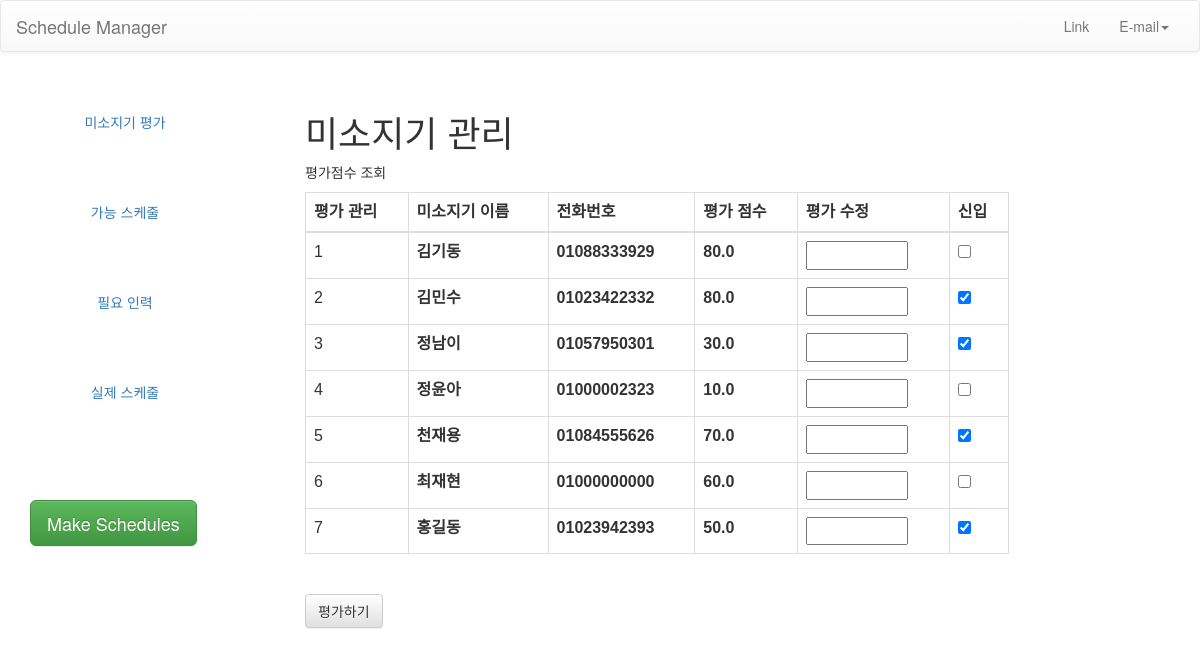
/manager/staff/, run on an earlier commit of the app's database.
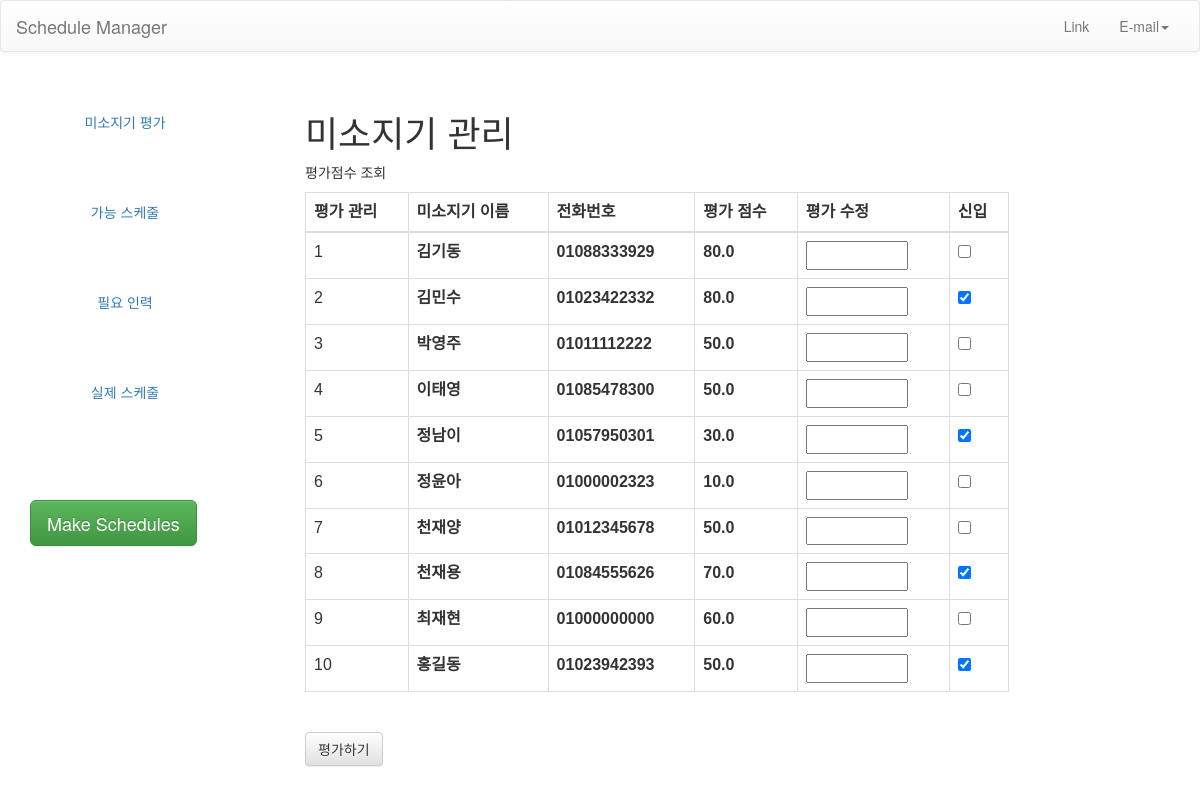
And on a later commit of the database.
### miso/models.py (models this page shows, shortened)
class Staff (models.Model):
    name = models.CharField(max_length=45)
    phone = models.CharField(max_length=20)
    score = models.FloatField(blank=True, default=50)
    possible_N_days = models.IntegerField(blank=True, default=3)
    newcomer = models.BooleanField(blank=True, default=False)
    min_complete = models.BooleanField (blank=True, default=False)
    max_complete = models.BooleanField (blank=True, default=False)
    class Meta:
        unique_together = ('name', 'phone')

### miso/views.py (the view, shortened to what this page needs)
# urls.py: path('manager/staff/', manageStaffView, name='manager-staff'),
def manageStaffView(request):
    staffAll = Staff.objects.all().order_by('name')
    if request.method=="GET":
        context = {'staffAll':staffAll,}
    return render(request, 'plan/manager_staff.html', context)

### template/plan/manager_staff.html (shortened to what this page needs)
{% load static %}
<html>
<head>
  <link rel="stylesheet" type="text/css" href="{% static 'css/bootstrap.css' %}"/>
  <link rel="stylesheet" type="text/css" href="{% static 'css/bootstrap.min.css' %}"/>
  <link rel="stylesheet" type="text/css" href="{% static 'css/bootstrap-theme.css' %}"/>
  <link rel="stylesheet" type="text/css" href="{% static 'css/bootstrap-theme.min.css' %}"/>
  <link rel="stylesheet" type="text/css" href="{% static 'css/miso.css' %}"/>
</head>
<body>
   <nav class="navbar navbar-default" role="navigation">
	  <div class="container-fluid">
	    <div class="navbar-header">
	      <a class="navbar-brand" href="/manager/">Schedule Manager</a>
	    </div>
	    <div class="navbar-collapse collapse" id="navbar-collapse-1">
	      <ul class="nav navbar-nav navbar-right">
		<li><a href="#">Link</a></li>
		<li class="dropdown">
		  <a href="#" class="dropdown-toggle" data-toggle="dropdown" role="button" aria-expanded="false">E-mail<span class="caret"></span></a>
		</li>
	      </ul>
	    </div>
	  </div>
	</nav>
	<div id="page-wrapper">
      <div id="sidebar-wrapper">
        <ul class="nav nav-pills nav-stacked navbar-collapse">
          <li><a href="/manager/staff">미소지기 평가</a></li>
          <li><a href="/manager/possible">가능 스케줄</a></li>
          <li><a href="/manager/hr">필요 인력</a></li>
          <li><a href="/manager/real">실제 스케줄</a></li>
        </ul>
       	<ul class="sidebar-nav btn-padding-30">
          <button type="button" class="btn btn-success btn-lg">Make Schedules</button>
       	</ul>
      </div>
      <div id="page-content-wrapper">
        <div class="container-fluid">
          <h1>미소지기 관리</h1>
          <p>평가점수 조회</p>
          <table class="table table-bordered table-hover">
          <thead>
          <tr>
            <th>평가 관리</th>
            <th>미소지기 이름</th>
            <th>전화번호</th>
            <th>평가 점수</th>
            <th>평가 수정</th>
            <th>신입</th>
          </tr>
          </thead>
          <tbody>
          <form id="scoreupdate" method="post">
            {% for staff in staffAll %}
            {% with staff.name|add:":"|add:staff.phone as name%}
          <tr>
            <td>{{forloop.counter}}</td>
            <th>{{staff.name}}</th>
            <th>{{staff.phone}}</th>
            <th>{{staff.score}}</th>
            <th>
              <input type="number" name={{name}} min="10" max="100" value="" step="0.01">
            </th>
              <th>
              <input type="checkbox" name={{name}} value="1" {% if staff.newcomer == 1 %} checked {% endif %}>
            </th>
          </tr>
            {% endwith %}
            {% endfor %}
          </tbody>
        </table>
          <br>
          <button class="btn btn-default" type="submit">평가하기</button>
        </div>
      </div>
    </div>
</body>
</html>

What changed in the data, as far as the page shows it:
added Staff: name "박영주", phone "01011112222", score "50.0"
added Staff: name "이태영", phone "01085478300", score "50.0"
added Staff: name "천재양", phone "01012345678", score "50.0"
